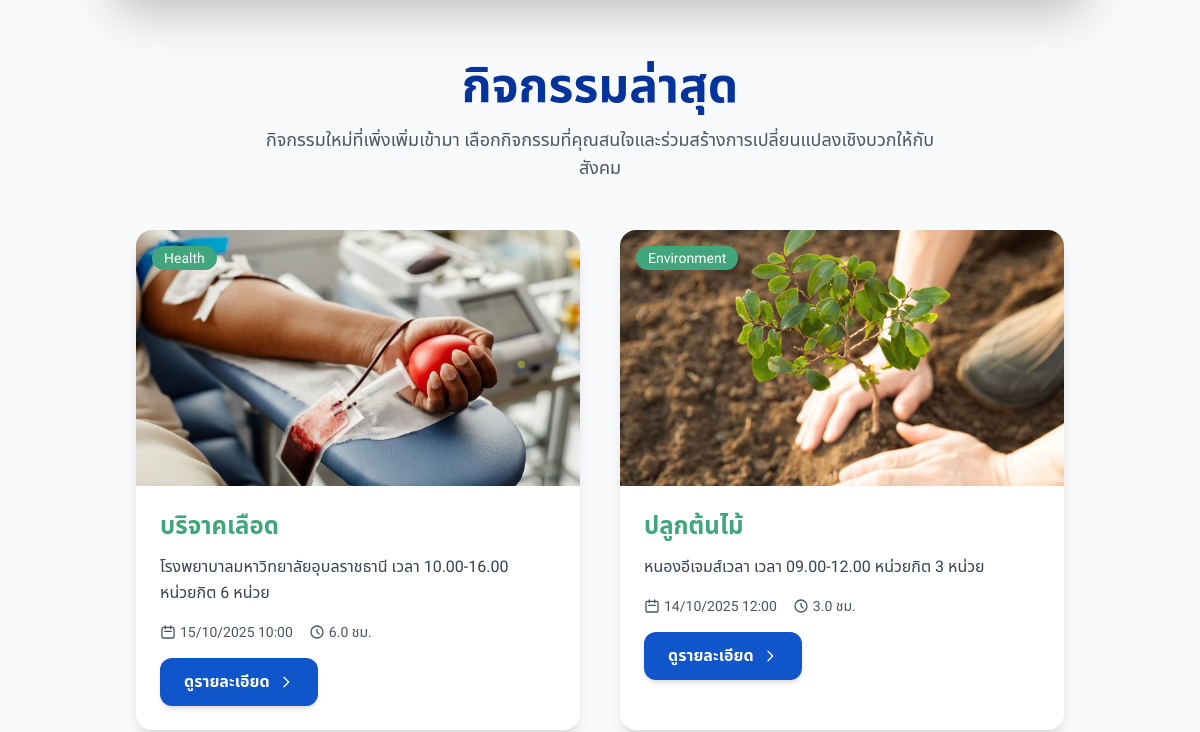
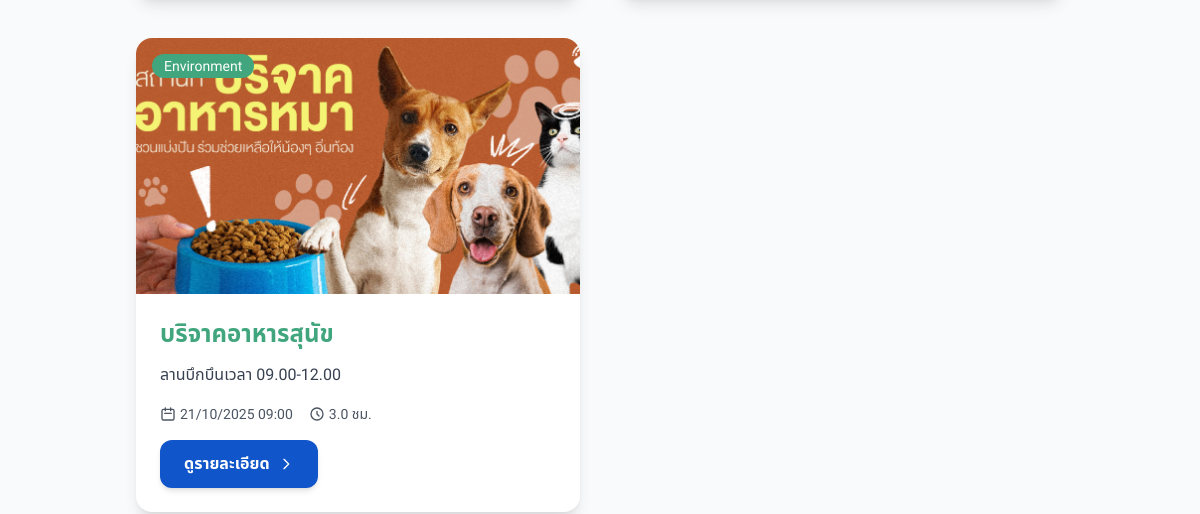
Before: / (middle part) with the older database file (2 pictures, top to bottom).
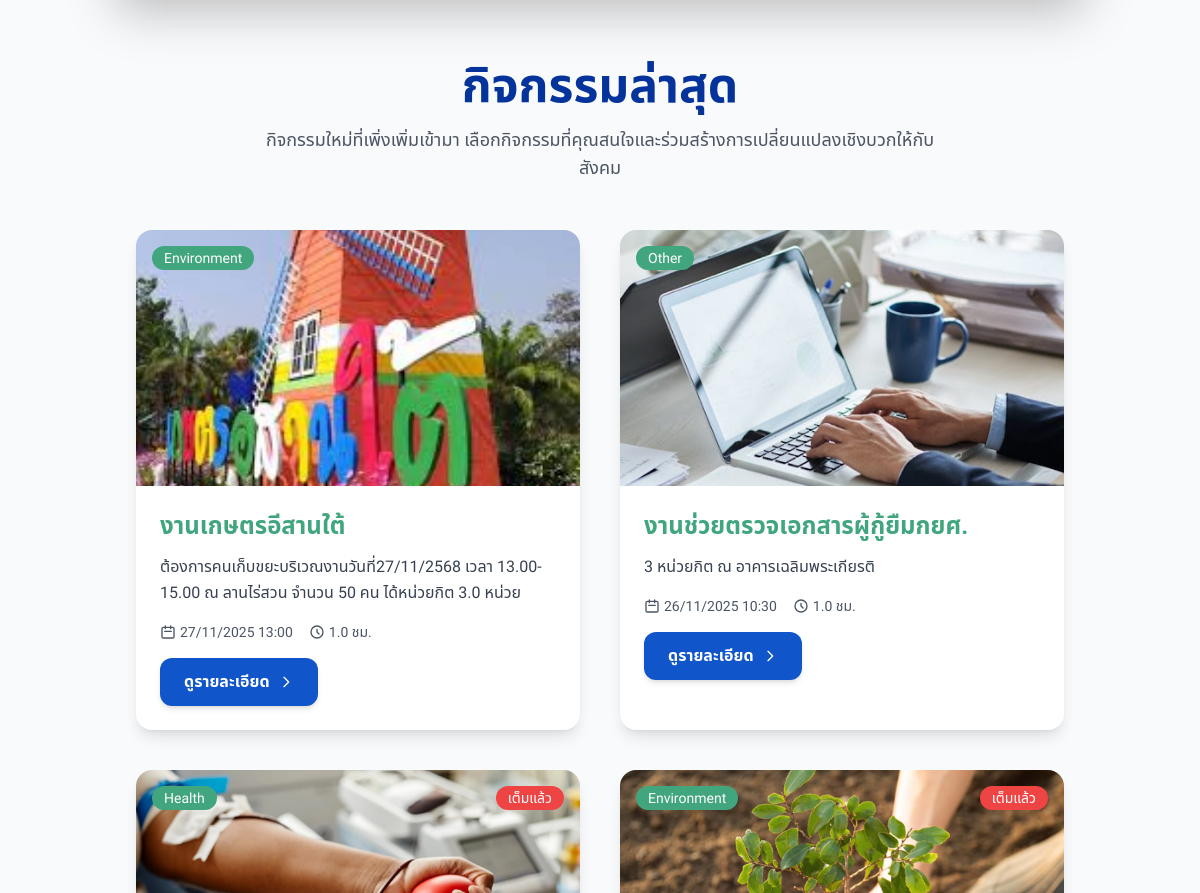
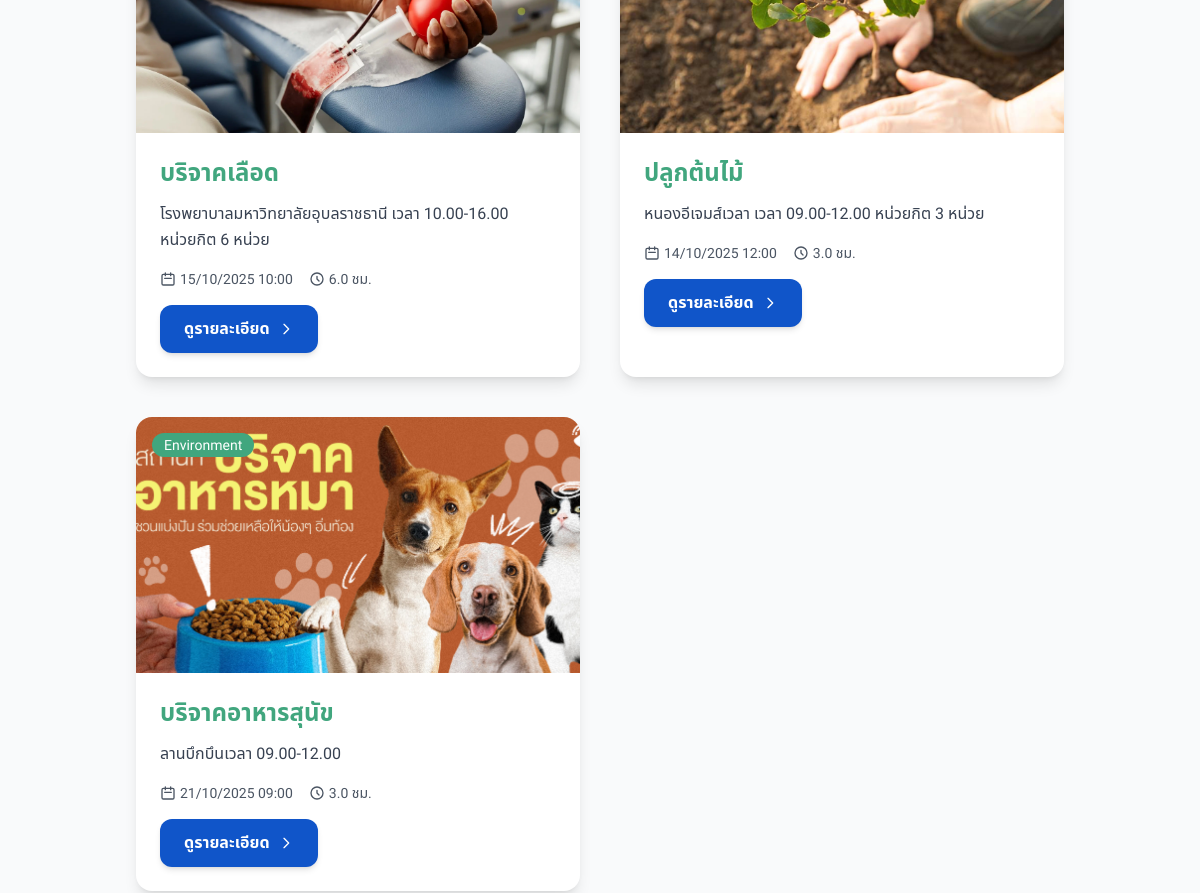
After: the same page with the newer database file (2 pictures, top to bottom).
### volunteer_app/models.py (models this page shows, shortened)
class Activity(models.Model):
    TYPE_CHOICES = [
        ("environment", "Environment"),
        ("community", "Community"),
        ("education", "Education"),
        ("health", "Health"),
        ("other", "Other"),
    ]
    STATUS_CHOICES = [
        ("upcoming", "Upcoming"),
        ("ongoing", "Ongoing"),
        ("completed", "Completed"),
        ("cancelled", "Cancelled"),
    ]
    title = models.CharField(max_length=200)
    description = models.TextField(blank=True)
    category = models.CharField(max_length=50, choices=TYPE_CHOICES, default="other")
    status = models.CharField(max_length=20, choices=STATUS_CHOICES, default="upcoming")
    datetime = models.DateTimeField()
    location = models.CharField(max_length=255)
    capacity = models.PositiveIntegerField(default=50)
    hours_reward = models.DecimalField(max_digits=4, decimal_places=1, default=1.0)
    image = models.ImageField(upload_to=activity_image_path, null=True, blank=True)
    created_by = models.ForeignKey(User, on_delete=models.SET_NULL, null=True, blank=True, related_name="created_activities")
    created_at = models.DateTimeField(auto_now_add=True)
    def spots_taken(self):
        return self.signups.filter(status__in=("confirmed", "attended")).count()
    def is_full(self):
        return self.spots_taken() >= self.capacity

### volunteer_app/views.py (the view)
# urls.py: path("", views.index, name="index"),
def index(request):
    recent_activities = Activity.objects.exclude(status="cancelled").order_by("-created_at")[:6]
    idea_queryset = (
        IdeaProposal.objects.filter(status="pending")
        .annotate(vote_total=Count("votes", distinct=True))
        .order_by("-vote_total", "-created_at")
    )
    if request.user.is_authenticated:
        idea_queryset = idea_queryset.annotate(
            user_voted=Exists(IdeaVote.objects.filter(idea=OuterRef("pk"), user=request.user))
        )
    top_ideas = list(idea_queryset[:3])
    if not request.user.is_authenticated:
        for idea in top_ideas:
            idea.user_voted = False
    return render(request, "index.html", {
        "recent_activities": recent_activities,
        "top_ideas": top_ideas,
    })

### volunteer_app/context_processors.py (called while the page is built)
def unread_notifications(request):
    count = 0
    user = getattr(request, 'user', None)
    try:
        if user and user.is_authenticated:
            count = user.notifications.filter(is_read=False).count()
    except Exception:
        count = 0
    return {"unread_notifications_count": count}

### volunteer_app/templates/index.html (shortened to what this page needs)
{% extends "base.html" %}
{% load static %}
{% block content %}
<section class="mb-16 px-4 sm:px-6 lg:px-8" role="main" aria-labelledby="featured-activities">
  <div class="max-w-7xl mx-auto">
    <div class="text-center mb-12">
      <h2 id="featured-activities" class="text-3xl sm:text-4xl lg:text-5xl font-bold text-dark-blue mb-4">
        กิจกรรมล่าสุด
      </h2>
      <p class="text-lg text-gray-600 max-w-2xl mx-auto">
        กิจกรรมใหม่ที่เพิ่งเพิ่มเข้ามา เลือกกิจกรรมที่คุณสนใจและร่วมสร้างการเปลี่ยนแปลงเชิงบวกให้กับสังคม
      </p>
    </div>
    <div class="grid grid-cols-1 md:grid-cols-2 xl:grid-cols-3 gap-8 lg:gap-10">
      {% if recent_activities %}
        {% for activity in recent_activities %}
        <article class="bg-white rounded-2xl shadow-lg overflow-hidden card-hover focus-within:ring-4 focus-within:ring-primary focus-within:ring-opacity-50">
          <div class="relative overflow-hidden">
            {% if activity.image %}
            <img src="{{ activity.image.url }}"
                 alt="{{ activity.title }}"
                 class="w-full h-56 sm:h-64 object-cover transition-transform duration-300 hover:scale-105"
                 loading="lazy">
            {% endif %}
            <div class="absolute top-4 left-4">
              <span class="bg-primary text-white px-3 py-1 rounded-full text-sm font-medium">
                {{ activity.get_category_display }}
              </span>
            </div>
            {% if activity.is_full %}
            <div class="absolute top-4 right-4">
              <span class="bg-red-500 text-white px-3 py-1 rounded-full text-sm font-medium">
                เต็มแล้ว
              </span>
            </div>
            {% endif %}
          </div>
          <div class="p-6">
            <h3 class="font-bold text-primary text-xl lg:text-2xl mb-3 line-clamp-2">{{ activity.title }}</h3>
            <p class="text-gray-700 mb-4 leading-relaxed line-clamp-3">
              {{ activity.description|truncatewords:25 }}
            </p>
            <div class="flex items-center gap-4 mb-4 text-sm text-gray-600">
              <div class="flex items-center">
                <svg class="w-4 h-4 mr-1" fill="none" stroke="currentColor" viewBox="0 0 24 24">
                  <path stroke-linecap="round" stroke-linejoin="round" stroke-width="2" d="M8 7V3m8 4V3m-9 8h10M5 21h14a2 2 0 002-2V7a2 2 0 00-2-2H5a2 2 0 00-2 2v12a2 2 0 002 2z"></path>
                </svg>
                {{ activity.datetime|date:"d/m/Y H:i" }}
              </div>
              <div class="flex items-center">
                <svg class="w-4 h-4 mr-1" fill="none" stroke="currentColor" viewBox="0 0 24 24">
                  <path stroke-linecap="round" stroke-linejoin="round" stroke-width="2" d="M12 8v4l3 3m6-3a9 9 0 11-18 0 9 9 0 0118 0z"></path>
                </svg>
                {{ activity.hours_reward }} ชม.
              </div>
            </div>
            <a href="{% url 'volunteer_app:activity_detail' activity.pk %}"
               class="inline-flex items-center px-6 py-3 bg-blue text-white rounded-xl font-semibold hover:bg-dark-blue transition-all duration-300 focus:outline-none focus:ring-4 focus:ring-blue focus:ring-opacity-50 shadow-md hover:shadow-lg"
               aria-label="ดูรายละเอียดกิจกรรม {{ activity.title }}">
              ดูรายละเอียด
              <svg class="w-4 h-4 ml-2" fill="none" stroke="currentColor" viewBox="0 0 24 24" aria-hidden="true">
                <path stroke-linecap="round" stroke-linejoin="round" stroke-width="2" d="M9 5l7 7-7 7"></path>
              </svg>
            </a>
          </div>
        </article>
        {% endfor %}
      {% endif %}
    </div>
  </div>
</section>
{% endblock %}

### volunteer_app/templates/base.html (shortened to what this page needs)
{% load static %}
<!doctype html>
<html lang="th">
<head>
  <script src="https://cdn.tailwindcss.com"></script>
  <link rel="stylesheet" href="https://cdnjs.cloudflare.com/ajax/libs/font-awesome/6.4.2/css/all.min.css" />
  <link rel="stylesheet" href="{% static 'volunteer_app/css/styles_main.css' %}">
</head>
<body class="bg-gray-50 text-gray-800 font-thai min-h-screen flex flex-col">
  <main class="container mx-auto mt-6 px-4 flex-1">
    {% block content %}{% endblock %}
  </main>
</body>
</html>

### volunteer_app/templates/chatbot_widget.html (shortened to what this page needs)
{% load static %}

### volunteer_app/static/volunteer_app/css/styles_main.css (style rules this page uses)
body { @apply bg-gray-100 text-gray-800; }

### volunteer_app/templates/index.html (style rules this page uses)
body { box-sizing: border-box; }
:root { --primary: #41A67E; --dark-blue: #05339C; --blue: #1055C9; --gold: #E5C95F; }
.bg-primary { background-color: var(--primary); }
.bg-blue { background-color: var(--blue); }
.text-primary { color: var(--primary); }
.text-dark-blue { color: var(--dark-blue); }
.card-hover { transition: all 0.4s cubic-bezier(0.4, 0, 0.2, 1); position: relative; }
.card-hover::before { content: ''; position: absolute; top: 0; left: 0; right: 0; bottom: 0; background: linear-gradient(135deg, rgba(65, 166, 126, 0.1) 0%, rgba(16, 85, 201, 0.1) 100%); opacity: 0; transition: opacity 0.4s ease; border-radius: 1rem; z-index: 0; }
.line-clamp-2 { display: -webkit-box; -webkit-line-clamp: 2; -webkit-box-orient: vertical; overflow: hidden; }
.line-clamp-3 { display: -webkit-box; -webkit-line-clamp: 3; -webkit-box-orient: vertical; overflow: hidden; }

Changed rows visible on the page:
added Activity: image (picture), category "Environment", title "งานเกษตรอีสานใต้", description "ต้องการคนเก็บขยะบริเวณงานวันที่27/11/2568 เวลา 13.00-15.00 ณ ลานไร่สวน จำนวน 50 คน ได้หน่วยกิต 3.0 หน่วย", datetime "27/11/2025 13:00", hours_reward "1.0"
added Activity: image (picture), category "Other", title "งานช่วยตรวจเอกสารผู้กู้ยืมกยศ.", description "3 หน่วยกิต ณ อาคารเฉลิมพระเกียรติ", datetime "26/11/2025 10:30", hours_reward "1.0"
shown differently, row unchanged: Activity "บริจาคเลือด": now shows "เต็มแล้ว"
shown differently, row unchanged: Activity "ปลูกต้นไม้": now shows "เต็มแล้ว"
